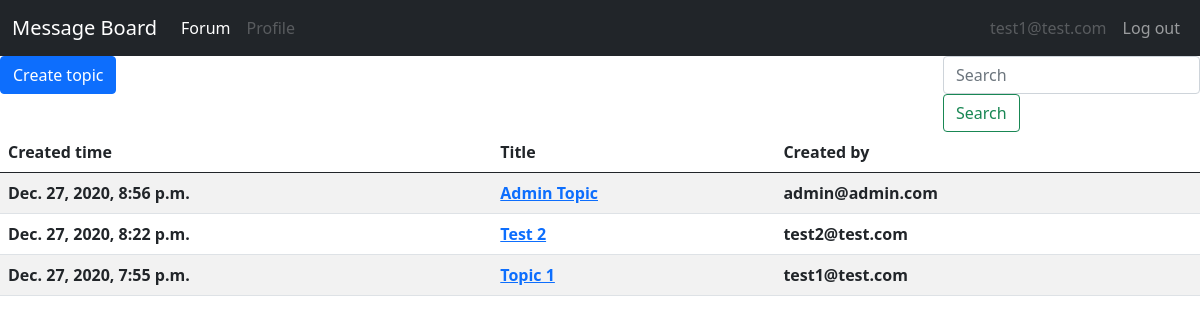
The app's page /forum/ (signed in) with its own data.
### authentication/models.py (models this page shows, shortened)
class CustomUser(AbstractUser):
    email = models.EmailField(verbose_name="email",max_length=40, unique=True)
    username = models.CharField(max_length=40,unique = True)
    userid = models.UUIDField(default=uuid.uuid4, editable=False,unique = True,primary_key=True)
    firstname = models.CharField(max_length=40)
    lastname = models.CharField(max_length=40)
    date_joined = models.DateTimeField(verbose_name="create time",auto_now_add=True )
    last_login = models.DateTimeField(verbose_name="create time",auto_now_add=True )
    is_admin = models.BooleanField(default=False)
    is_active = models.BooleanField(default=True)
    is_deleted = models.BooleanField(default=False)
    is_staff = models.BooleanField(default=False)
    is_superuser = models.BooleanField(default=False)
    USERNAME_FIELD = 'email'
    REQUIRED_FIELDS = ['username']
    objects = CustomUserManager()
    def __str__(self):
        return self.email

### forum/models.py (models this page shows, shortened)
class Topic(models.Model):
    topictitle = models.CharField(max_length=120,verbose_name='Title')
    createdby = models.ForeignKey(authmodels.CustomUser,on_delete=models.CASCADE)
    createdtime = models.DateTimeField(auto_now_add=True, blank=True,db_index=True,verbose_name='Created Time')
    modifiedtime = models.DateTimeField(auto_now_add=True, blank=True,db_index=True,verbose_name='Modified Time')
    data = models.TextField()

### forum/views.py (the view)
# urls.py: path('', views.index, name='index'),
@login_required
def index(request):
    context = {}
    if request.method == "POST":
        _search = request.POST["search"]
        context['searchtext']=_search
        context['topiclist']=Topic.objects.filter(topictitle__icontains=_search).order_by('-createdtime')
        return render(request,'forumbase.html',context)
    else:
        context['searchtext']=''
        context['topiclist'] = Topic.objects.all().order_by('-createdtime')
        return render(request,'forumbase.html',context)

### forum/templates/forumbase.html (shortened to what this page needs)
{% extends "navbar.html" %}
{% block content %}
 <a  href="{% url 'createtopic' %}" class="btn btn-primary">Create topic</a>
 	<div class="row col-xs-4" style="float:right">
	    <form class="form-inline my-2 my-lg-0" method="POST">
	      <input class="form-control mr-sm-2" type="search" placeholder="Search" aria-label="Search" name="search" value = "{{searchtext}}">
	      <button class="btn btn-outline-success my-2 my-sm-0" type="submit">Search</button>
	    </form>
    </div>
<table class="table table-striped">
  <thead>
    <tr>
      <th scope="col">Created time</th>
      <th scope="col">Title</th>
      <th scope="col">Created by</th>
    </tr>
  </thead>
  <tbody>
	{% for topic in topiclist %}
		  <tr>
		<th scope="row">{{topic.createdtime}}</th>
		<th scope="row"><a href="{% url 'topic' id=topic.pk %}">{{topic.topictitle}}</a></th>
		<th scope="row">{{topic.createdby}}</th>
	    </tr>
	{% endfor %}
  </tbody>
</table>
{% endblock content %}

### authentication/templates/navbar.html (shortened to what this page needs)
<!doctype html>
<html lang="en">
  <head>
    <link href="https://cdn.jsdelivr.net/npm/bootstrap@5.0.0-beta1/dist/css/bootstrap.min.css" rel="stylesheet">
  </head>
  <body>
	<nav class="navbar navbar-expand-lg navbar-dark bg-dark">
	  <div class="container-fluid">
	    <a class="navbar-brand" href="{% url 'home' %}">Message Board</a>
	    <div class="collapse navbar-collapse" id="navbarSupportedContent">
	      <ul class="navbar-nav me-auto mb-2 mb-lg-0">
	        <li class="nav-item">
	          <a class="nav-link active" aria-current="page" href="{% url 'forumview' %}">Forum</a>
	        </li>
	        <li class="nav-item">
	          <a class="nav-link disabled" href="#">Profile</a>
	        </li>
	      </ul>
	      <ul class="navbar-nav ml-auto mb-2 mb-lg-0">
	            <li class="nav-item">
                <a class="nav-link disabled"  data-target="#myModal" data-toggle="modal">{{request.user.email}}</a>
            </li>
            <li class="nav-item">
                <a class="nav-link" href="{% url 'logout' %}" data-target="#myModal" data-toggle="modal">Log out</a>
            </li>
        </ul>
	    </div>
	  </div>
	</nav>
    {% block content %}
    {% endblock content %}
  </body>
</html>

### records on screen
CustomUser: user.email "test1@test.com"
Topic: createdtime "Dec. 27, 2020, 8:56 p.m.", topictitle "Admin Topic", createdby "admin@admin.com"
Topic: createdtime "Dec. 27, 2020, 8:22 p.m.", topictitle "Test 2", createdby "test2@test.com"
Topic: createdtime "Dec. 27, 2020, 7:55 p.m.", topictitle "Topic 1", createdby "test1@test.com"
